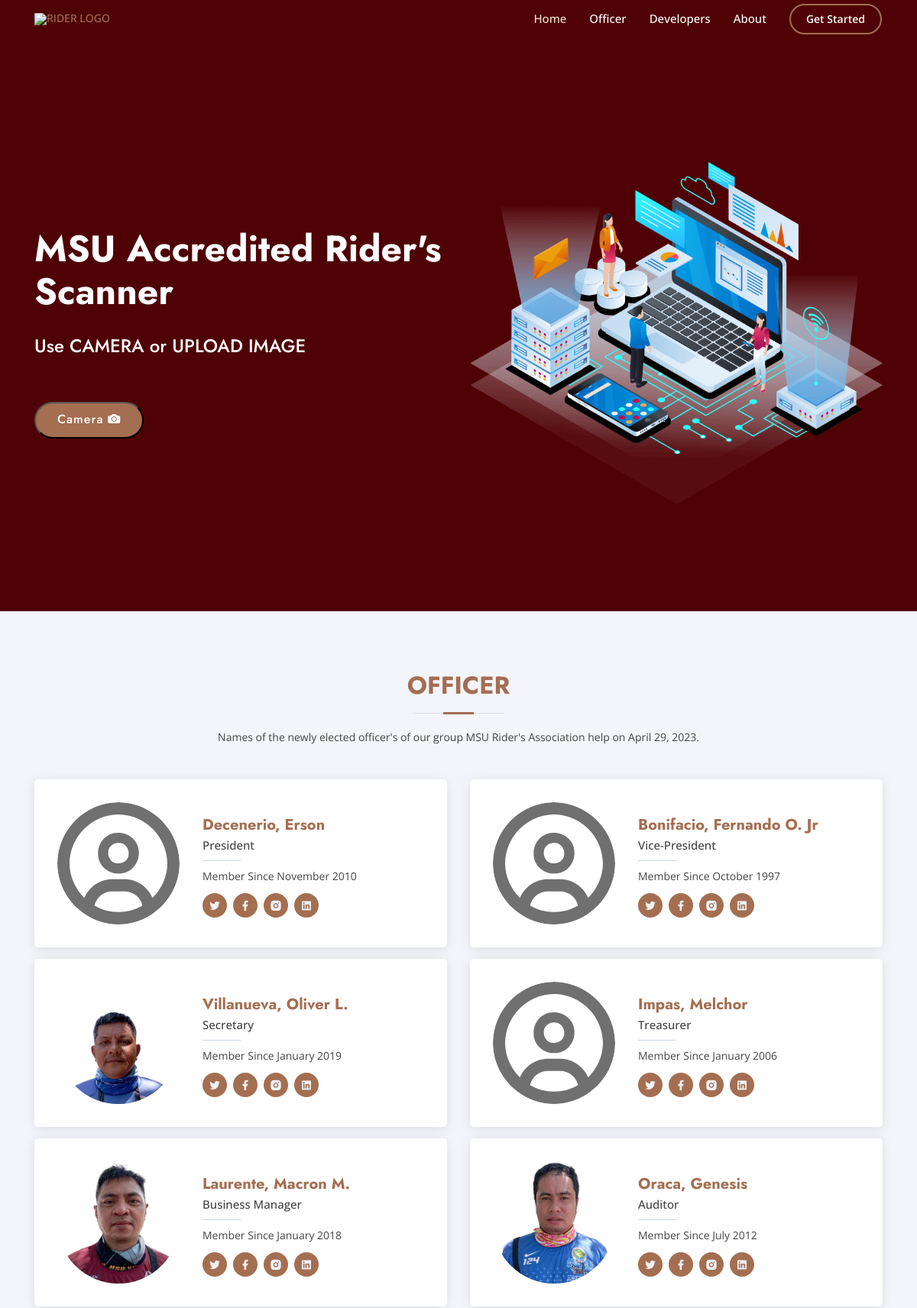
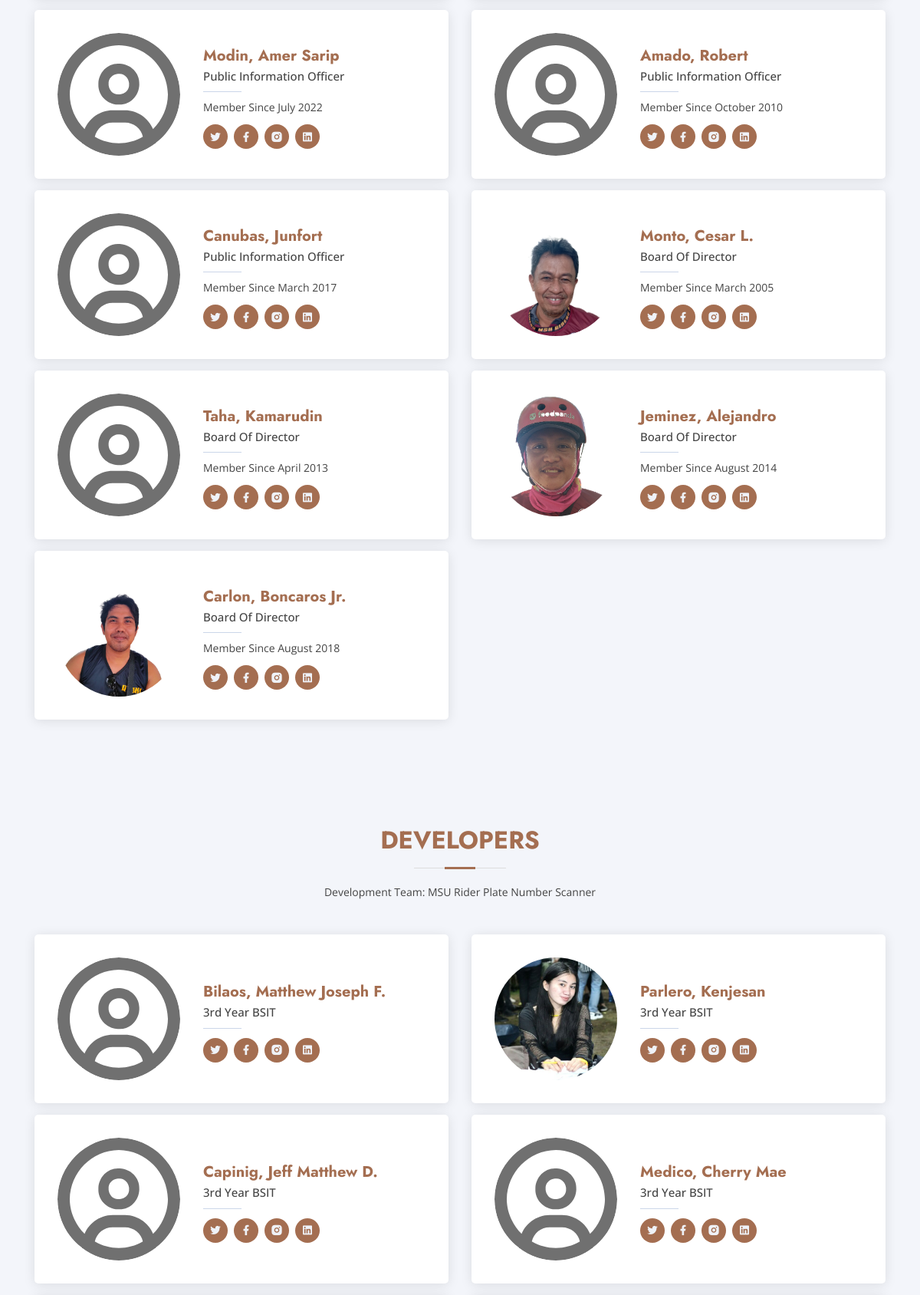
The page / (upper part) on the database its author committed (2 pictures, top to bottom).
### tables this page shows
CREATE TABLE IF NOT EXISTS registered_rider_profile (
	registered_rider_id int NOT NULL AUTO_INCREMENT,
    rider_id int NOT NULL,
    rider_no int NOT NULL,
    designation varchar(255) NOT NULL,
    date_of_membership varchar(255) DEFAULT NULL,
    official_reciept varchar(55) DEFAULT NULL,
    or_expiration_date varchar(10) DEFAULT NULL,
    certificate_of_registration varchar(255) DEFAULT NULL,
    drivers_license varchar(255) DEFAULT NULL,
    license_expiration_date varchar(10) DEFAULT NULL,
    plate_number varchar(255) DEFAULT NULL,
    contact_number varchar(11) DEFAULT NULL,
    img_url varchar(255) NOT NULL,
    PRIMARY KEY(registered_rider_id),
    FOREIGN KEY(rider_id) REFERENCES rider(rider_id) 
);

CREATE TABLE IF NOT EXISTS rider (
	rider_id int NOT NULL AUTO_INCREMENT,
    last_name varchar(255) NOT NULL,
    first_name varchar(255) NOT NULL,
    mid_name varchar(255) DEFAULT NULL,
    suffix varchar(255) DEFAULT NULL,
    address varchar(255) DEFAULT NULL,
    PRIMARY KEY(rider_id)
);

CREATE TABLE IF NOT EXISTS developer (
	developer_id int NOT NULL AUTO_INCREMENT,
    last_name varchar(255) NOT NULL,
    first_name varchar(255) NOT NULL,
    mid_name varchar(255) DEFAULT NULL,
    suffix varchar(255) DEFAULT NULL,
    img_url varchar(255) NOT NULL,
    PRIMARY KEY(developer_id)
);

### index.php (the view, shortened to what this page needs)
<?php require './conn.php'; ?>
<!DOCTYPE html>
<html lang="en">
<head>
  <link href="assets/vendor/aos/aos.css" rel="stylesheet">
  <link href="assets/vendor/bootstrap/css/bootstrap.min.css" rel="stylesheet">
  <link href="assets/vendor/bootstrap-icons/bootstrap-icons.css" rel="stylesheet">
  <link href="assets/vendor/boxicons/css/boxicons.min.css" rel="stylesheet">
  <link href="assets/vendor/glightbox/css/glightbox.min.css" rel="stylesheet">
  <link href="assets/vendor/remixicon/remixicon.css" rel="stylesheet">
  <link href="assets/vendor/swiper/swiper-bundle.min.css" rel="stylesheet">
  <link rel="stylesheet" href="https://maxcdn.bootstrapcdn.com/bootstrap/3.4.1/css/bootstrap.min.css">
  <link href="assets/css/style.css" rel="stylesheet">
</head>
<body>
  <header id="header" class="fixed-top">
    <div class="container d-flex align-items-center">
      <a href="./" class="logo me-auto"><img src="assets/img/riderlogo.png" alt="Rider Logo" class="img-fluid"></a>
      <nav id="navbar" class="navbar">
        <ul>
          <li><a class="nav-link scrollto active" href="#hero">Home</a></li>
          <li><a class="nav-link scrollto" href="#officer">Officer</a></li>
          <li><a class="nav-link scrollto" href="#team">Developers</a></li>
          <li><a class="nav-link scrollto" href="#about">About</a></li>
          <li><a class="getstarted scrollto" href="#hero">Get Started</a></li>
        </ul>
      </nav>
    </div>
  </header>
  <section id="hero" class="d-flex align-items-center">
    <div class="container">
      <div class="row">
        <div class="col-lg-6 d-flex flex-column justify-content-center pt-4 pt-lg-0 order-2 order-lg-1" data-aos="fade-up" data-aos-delay="200">
          <h1>MSU Accredited Rider's Scanner</h1>
          <h2>Use CAMERA or UPLOAD IMAGE</h2>
          <div class="d-flex justify-content-center justify-content-lg-start">
            <button type="button" id="startCamera" onclick="startCamera()" class="btn-start-camera scrollto" data-toggle="modal" data-target="#platenumber_scanner">Camera <i class='bi-camera-fill'></i> </button>
          </div>
        </div>
        <div class=" col-lg-6 order-1 order-lg-2 hero-img" data-aos="zoom-in" data-aos-delay="200">
          <img src="assets/img/hero-img.png" class="img-fluid animated" alt="">
        </div>
      </div>
    </div>
  </section>
  <main id="main">
    <section id="officer" class="team section-bg">
      <div class="container" data-aos="fade-up">
        <div class="section-title">
          <h2>Officer</h2>
          <p>
            Names of the newly elected officer's of our group MSU Rider's Association help on April 29, 2023.
          </p>
        </div>
        <div class="row">
          <?php
          $officers = ['President', 'Vice-President', 'Secretary', 'Treasurer', 'Business Manager', 'Auditor', 'Public Information Officer', 'Board Of Director'];
          $placeholder = str_repeat('?,', count($officers) - 1) . '?';
          $officerQuery = "SELECT r.last_name, r.first_name, r.mid_name, r.suffix, ac.designation, ac.date_of_membership, ac.img_url FROM rider r RIGHT JOIN registered_rider_profile ac ON r.rider_id = ac.rider_id WHERE ac.designation IN ($placeholder) ORDER BY
          CASE ac.designation
            WHEN 'President' THEN 1
            WHEN 'Vice-President' THEN 2
            WHEN 'Secretary' THEN 3
            WHEN 'Treasurer' THEN 4
            WHEN 'Business Manager' THEN 5
            WHEN 'Auditor' THEN 6
            WHEN 'Public Information Officer' THEN 7
            WHEN 'Board Of Director' THEN 8
          END";
          $officerStatement = $pdo->prepare($officerQuery);
          $officerStatement->execute($officers);
          while ($officer = $officerStatement->fetch(PDO::FETCH_ASSOC)) {
          ?>
            <div class="col-lg-6 mt-4" data-aos="zoom-in" data-aos-delay="100">
              <div class="member d-flex align-items-center">
                <?php if ($officer['img_url'] && file_exists("assets/img/rider/$officer[img_url]")) : ?>
                  <div class="pic"><img src="assets/img/rider/<?php echo $officer['img_url'] ?>" class="img-fluid" alt=""></div>
                <?php else : ?>
                  <div class="pic"><img src="assets/img/default-img.svg" class="img-fluid" alt=""></div>
                <?php endif; ?>
                <div class="member-info">
                  <h4>
                    <?php echo $officer['last_name'] ?>,
                    <?php echo $officer['first_name'] ?>
                    <?php echo $officer['mid_name'] ? $officer['mid_name'][0] . "." : "" ?>
                    <?php echo $officer['suffix'] ?>
                  </h4>
                  <span><?php echo $officer['designation'] ?></span>
                  <p>Member Since <?php echo $officer['date_of_membership'] ?></p>
                  <div class="social">
                    <a href=""><i class="ri-twitter-fill"></i></a>
                    <a href=""><i class="ri-facebook-fill"></i></a>
                    <a href=""><i class="ri-instagram-fill"></i></a>
                    <a href=""> <i class="ri-linkedin-box-fill"></i> </a>
                  </div>
                </div>
              </div>
            </div>
          <?php  } ?>
        </div>
      </div>
    </section>
    <section id="team" class="team section-bg">
      <div class="container" data-aos="fade-up">
        <div class="section-title">
          <h2>Developers</h2>
          <p>
            Development Team: MSU Rider Plate Number Scanner
          </p>
        </div>
        <div class="row">
          <?php
          $developerQuery = "SELECT * from developer";
          $developerStatement = $pdo->query($developerQuery);
          $developers = $developerStatement->fetchAll(PDO::FETCH_ASSOC);
          foreach ($developers as $developer) {
          ?>
            <div class="col-lg-6 mt-4" data-aos="zoom-in" data-aos-delay="100">
              <div class="member d-flex align-items-center">
                <?php if ($developer['img_url'] && file_exists("assets/img/developer/$developer[img_url]")) : ?>
                  <div class="pic"><img src="assets/img/developer/<?php echo $developer['img_url'] ?>" class="img-fluid" alt=""></div>
                <?php else : ?>
                  <div class="pic"><img src="assets/img/default-img.svg" class="img-fluid" alt=""></div>
                <?php endif; ?>
                <div class="member-info">
                  <h4>
                    <?php echo $developer['last_name'] ?>,
                    <?php echo $developer['first_name'] ?>
                    <?php echo $developer['mid_name'] ? $developer['mid_name'][0] . "." : "" ?>
                  </h4>
                  <span>3rd Year BSIT</span>
                  <div class="social">
                    <a href=""><i class="ri-twitter-fill"></i></a>
                    <a href=""><i class="ri-facebook-fill"></i></a>
                    <a href=""><i class="ri-instagram-fill"></i></a>
                    <a href=""> <i class="ri-linkedin-box-fill"></i> </a>
                  </div>
                </div>
              </div>
            </div>
          <?php  } ?>
        </div>
      </div>
    </section>
  </main>
</body>
</html>

### assets/css/style.css (style rules this page uses)
body { font-family: "Open Sans", sans-serif; color: #444444; }
a { color: rgb(164, 110, 81); text-decoration: none; }
h1, h2, h3, h4, h5, h6 { font-family: "Jost", sans-serif; }
#header { transition: all 0.5s; z-index: 997; }
#header .logo { margin: 0; padding: 0; line-height: 1; font-weight: 500; text-transform: uppercase; }
#header .logo img { max-height: 90px; }
.navbar { padding: 0; margin: 0; display: flex; align-items: center; }
.navbar ul { margin: 0; padding: 0; display: flex; list-style: none; align-items: center; }
.navbar li { position: relative; }
.navbar a, .navbar a:focus { display: flex; align-items: center; justify-content: space-between; padding: 10px 0 10px 30px; font-size: 15px; font-weight: 500; color: #fff; white-space: nowrap; transition: 0.3s; }
.navbar a:hover, .navbar .active, .navbar .active:focus, .navbar li:hover>a { color: rgb(233, 226, 199); }
.navbar .getstarted, .navbar .getstarted:focus { padding: 8px 20px; margin-left: 30px; border-radius: 50px; color: #fff; font-size: 14px; border: 2px solid rgb(164, 110, 81); font-weight: 600; }
#hero { width: 100%; height: 100vh; background: rgb(79, 2, 5); }
#hero .container { padding-top: 72px; }
#hero h1 { margin: 0 0 10px 0; font-size: 48px; font-weight: 700; line-height: 56px; color: #fff; }
#hero h2 { color: rgba(255, 255, 255, 1.0); margin-bottom: 50px; font-size: 24px; }
#hero .btn-start-camera { font-family: "Jost", sans-serif; font-weight: 500; font-size: 16px; letter-spacing: 1px; display: inline-block; padding: 10px 28px 11px 28px; border-radius: 50px; transition: 0.5s; margin: 10px 0 0 0; color: #fff; background: rgb(164, 110, 81); }
#hero .animated { animation: up-down 2s ease-in-out infinite alternate-reverse both; }
section { padding: 60px 0; overflow: hidden; }
.section-bg { background-color: #f3f5fa; }
.section-title { text-align: center; padding-bottom: 30px; }
.section-title h2 { font-size: 32px; font-weight: bold; text-transform: uppercase; margin-bottom: 20px; padding-bottom: 20px; position: relative; color: rgb(164, 110, 81); }
.section-title h2::before { content: ""; position: absolute; display: block; width: 120px; height: 1px; background: #ddd; bottom: 1px; left: calc(50% - 60px); }
.section-title h2::after { content: ""; position: absolute; display: block; width: 40px; height: 3px; background: rgb(164, 110, 81); bottom: 0; left: calc(50% - 20px); }
.section-title p { margin-bottom: 0; }
.team .member { position: relative; box-shadow: 0px 2px 15px rgba(0, 0, 0, 0.1); padding: 30px; border-radius: 5px; background: #fff; transition: 0.5s; height: 100%; }
.team .member .pic { width: 160px; height: 160px; }
.team .member .pic img { width: 100%; height: 100%; border-radius: 50%; object-fit: cover; object-position: center top; transition: ease-in-out 0.3s; }
.team .member .member-info { padding-left: 30px; }
.team .member h4 { font-weight: 700; margin-bottom: 5px; font-size: 20px; color: rgb(164, 110, 81); }
.team .member span { display: block; font-size: 15px; padding-bottom: 10px; position: relative; font-weight: 500; }
.team .member span::after { content: ""; position: absolute; display: block; width: 50px; height: 1px; background: #cbd6e9; bottom: 0; left: 0; }
.team .member p { margin: 10px 0 0 0; font-size: 14px; }
.team .member .social { margin-top: 12px; display: flex; align-items: center; justify-content: flex-start; }
.team .member .social a { transition: ease-in-out 0.3s; display: flex; align-items: center; justify-content: center; border-radius: 50px; width: 32px; height: 32px; background: rgb(164, 110, 81); }
.team .member .social a i { color: #eff2f8; ; font-size: 16px; margin: 0 2px; }
.team .member .social a+a { margin-left: 8px; }

### rows shown on the page
registered_rider_profile: rider.last_name "Decenerio", rider.first_name "Erson", designation "President", date_of_membership "November 2010"
registered_rider_profile: rider.last_name "Bonifacio", rider.first_name "Fernando", rider.mid_name "O", rider.suffix "Jr", designation "Vice-President", date_of_membership "October 1997"
registered_rider_profile: img_url (picture), rider.last_name "Villanueva", rider.first_name "Oliver", rider.mid_name "L", designation "Secretary", date_of_membership "January 2019"
registered_rider_profile: rider.last_name "Impas", rider.first_name "Melchor", designation "Treasurer", date_of_membership "January 2006"
registered_rider_profile: img_url (picture), rider.last_name "Laurente", rider.first_name "Macron", rider.mid_name "M", designation "Business Manager", date_of_membership "January 2018"
registered_rider_profile: img_url (picture), rider.last_name "Oraca", rider.first_name "Genesis", designation "Auditor", date_of_membership "July 2012"
registered_rider_profile: rider.last_name "Modin", rider.first_name "Amer Sarip", designation "Public Information Officer", date_of_membership "July 2022"
registered_rider_profile: rider.last_name "Amado", rider.first_name "Robert", designation "Public Information Officer", date_of_membership "October 2010"
registered_rider_profile: rider.last_name "Canubas", rider.first_name "Junfort", designation "Public Information Officer", date_of_membership "March 2017"
registered_rider_profile: img_url (picture), rider.last_name "Monto", rider.first_name "Cesar", rider.mid_name "L", designation "Board Of Director", date_of_membership "March 2005"
registered_rider_profile: rider.last_name "Taha", rider.first_name "Kamarudin", designation "Board Of Director", date_of_membership "April 2013"
registered_rider_profile: img_url (picture), rider.last_name "Jeminez", rider.first_name "Alejandro", designation "Board Of Director", date_of_membership "August 2014"
registered_rider_profile: img_url (picture), rider.last_name "Carlon", rider.first_name "Boncaros", rider.suffix "Jr.", designation "Board Of Director", date_of_membership "August 2018"
developer: last_name "Bilaos", first_name "Matthew Joseph", mid_name "F"
developer: img_url (picture), last_name "Parlero", first_name "Kenjesan"
developer: last_name "Capinig", first_name "Jeff Matthew", mid_name "D"
developer: last_name "Medico", first_name "Cherry Mae"
